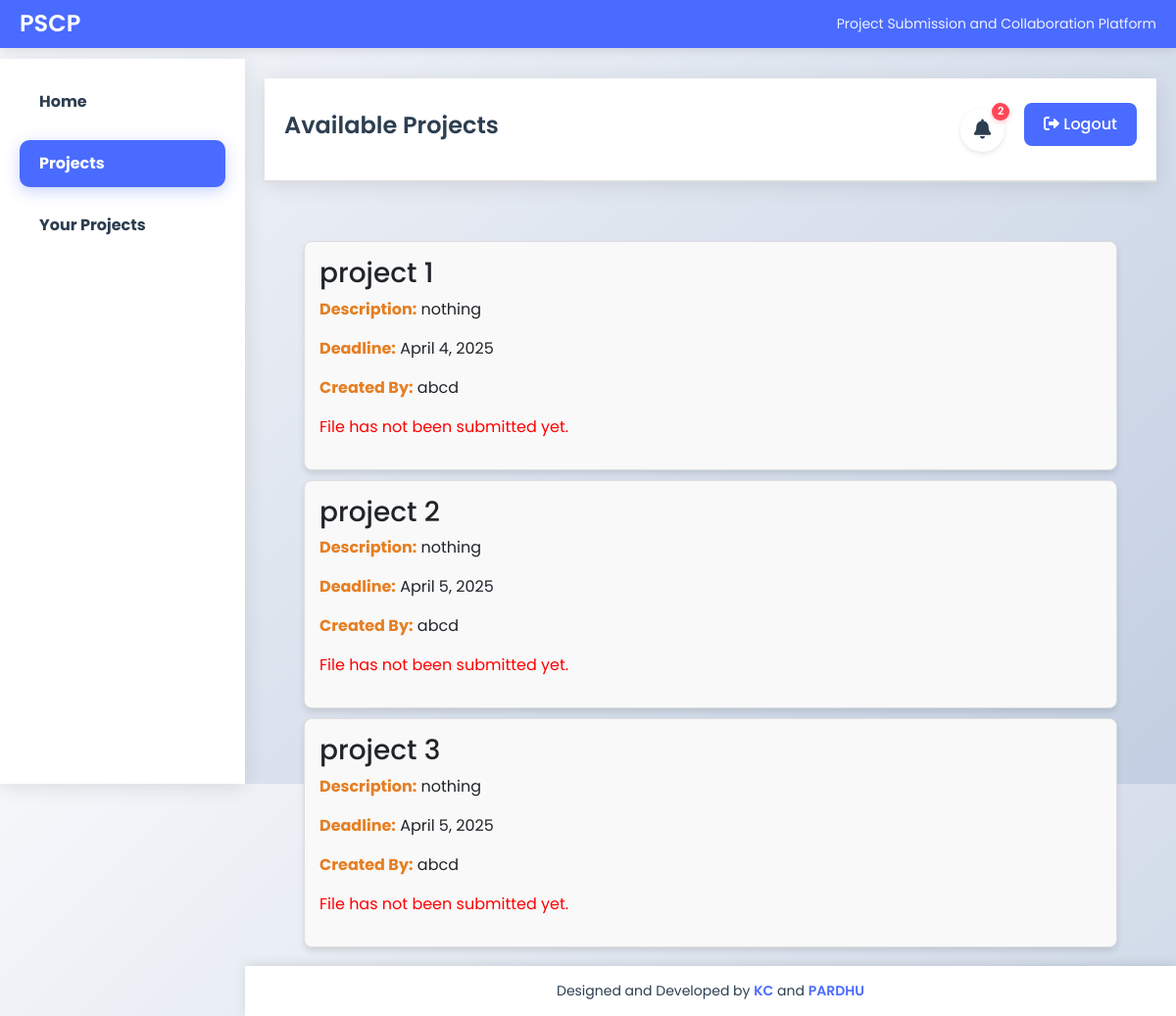
The app's page /project/student/projects/ (signed in), older data.
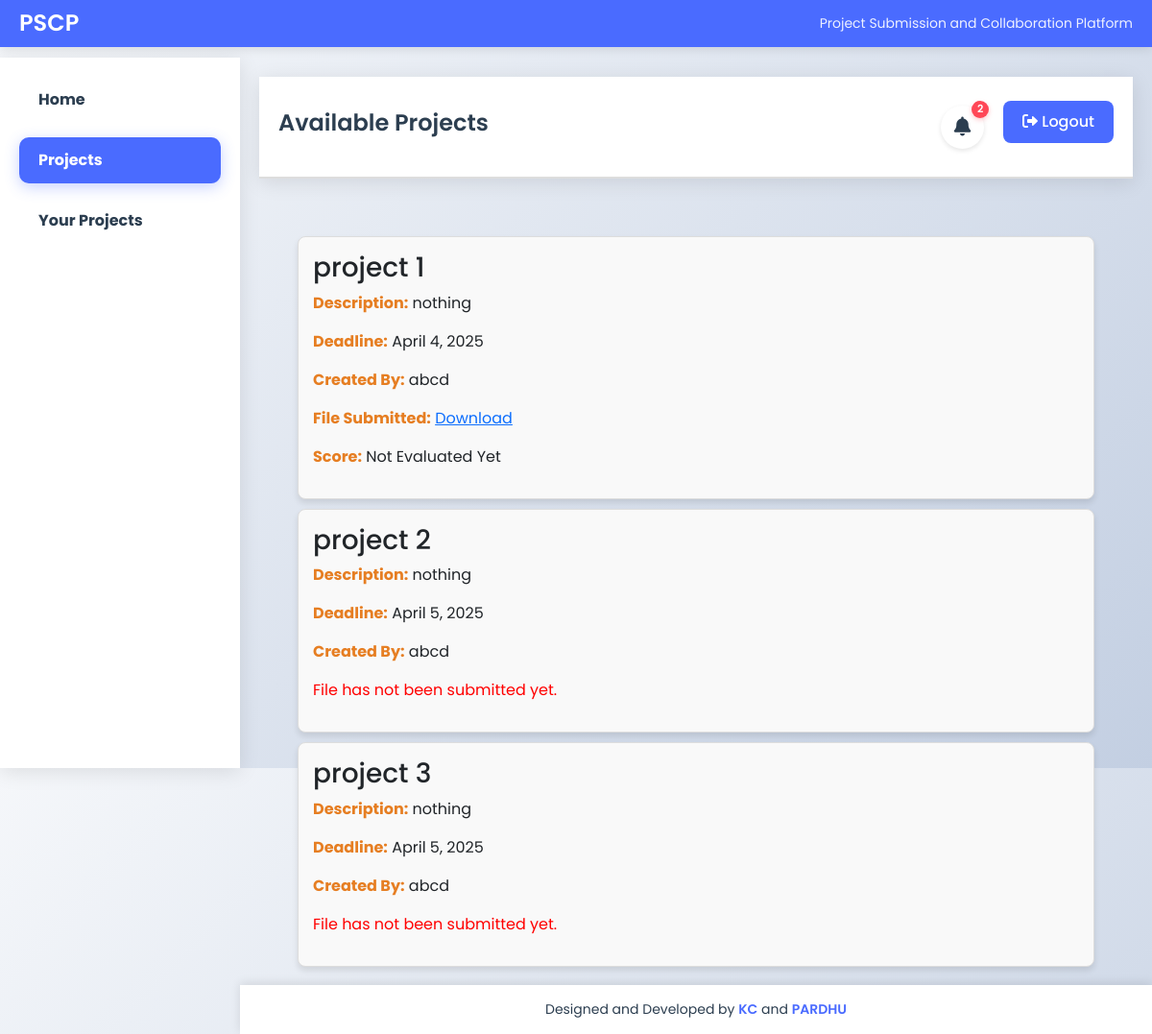
The same page, newer data.
### project/models.py (models this page shows, shortened)
class Project(models.Model):
    title = models.CharField(max_length=255)
    description = models.TextField()
    deadline = models.DateField()
    created_by = models.ForeignKey(User, on_delete=models.CASCADE)  # Links project to the teacher who created it
    file = models.FileField(upload_to="project_files/", null=True, blank=True)  # File submission
    score = models.IntegerField(null=True, blank=True)  # Score (only if file is uploaded)
    is_submitted = models.BooleanField(default=False)
    is_deleted = models.BooleanField(default=False)  # New field to track deleted projects
    created_at = models.DateTimeField(auto_now_add=True)  # Timestamp

### project/views.py (the view)
# urls.py: path("student/projects/", views.student_project_list, name="student_projects"),
@login_required
def student_project_list(request):
    projects = Project.objects.all()
    return render(request, "stud_project_list.html", {"projects": projects})

### project/templates/stud_project_list.html (shortened to what this page needs)
{% extends "base.html" %}
{% block sidebar %}
    <nav>
        <a href="{% url 'student_dashboard' %}">Home</a>
        <a href="{% url 'project:student_projects' %}" class="active">Projects</a>
        <a href="{% url 'project:your_projects' %}">Your Projects</a>
    </nav>
{% endblock %}
{% block header %}Available Projects{% endblock %}
{% block content %}
    <div class="project-container">
        {% for project in projects %}
        <div class="project-card" onclick="location.href='{% url 'project:project_info' project.id %}'">
            <h3>{{ project.title }}</h3>
            <p><strong>Description:</strong> {{ project.description }}</p>
            <p><strong>Deadline:</strong> {{ project.deadline }}</p>
            <p><strong>Created By:</strong> {{ project.created_by.get_full_name|default:project.created_by.username }}</p>
            {% if project.file %}
                <p><strong>File Submitted:</strong> <a href="{{ project.file.url }}" download>Download</a></p>
                {% if project.score is not None %}
                    <p><strong>Score:</strong> {{ project.score }}</p>
                {% else %}
                    <p><strong>Score:</strong> Not Evaluated Yet</p>
                {% endif %}
            {% else %}
                <p style="color: red;">File has not been submitted yet.</p>
            {% endif %}
        </div>
        {% empty %}
            <p>No projects available at the moment.</p>
        {% endfor %}
    </div>
{% endblock %}

Row changes from the older to the newer data that the page shows:
changed Project "project 1": file "File has not been submitted yet." → "File Submitted: Download Score: Not Evaluated Yet"
